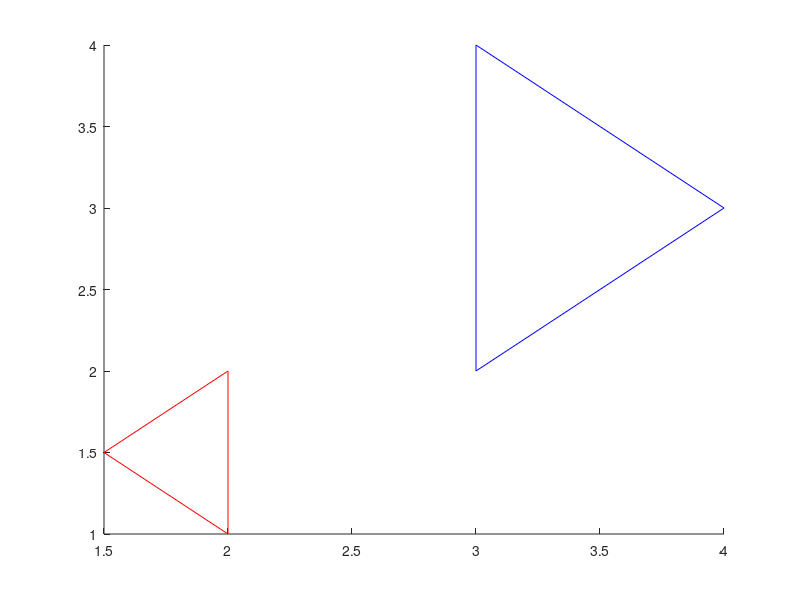

Recreate this plot in MATLAB. (Note: this script raises an error after producing the figure.)
close all
clearvars

x = [1.5,2,2];
y = [1.5,1,2];
P1 = [x;y]';
x = [3,3,4];
y = [2,4,3];
P2 = [x;y]';

hold on

line([P1(:,1)' P1(1,1)],[P1(:,2)' P1(1,2)],'Color','r')
line([P2(:,1)' P2(1,1)],[P2(:,2)' P2(1,2)],'Color','b')

flag = triangle_intersection(P1,P2);
str1="Intersection";
str2="No Intersection";
dim = [.2 .5 .3 .3];
if flag == 1
    disp(str1)
    annotation('textbox',dim,'String',str1,'FitBoxToText','on');
else
    disp(str2)
    annotation('textbox',dim,'String',str2,'FitBoxToText','on');
end